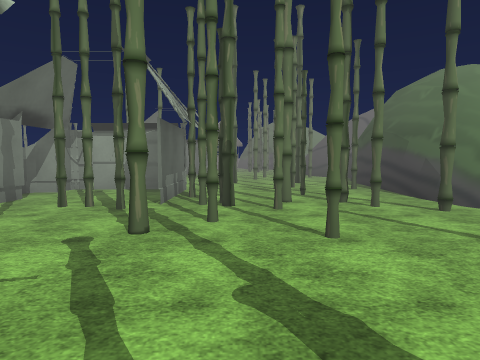
view 1 (above)

24 first-person views from a walk through a 3-D level made in the Unity game engine. The camera is 1.5 m above the floor, tilts 4° down and sees 75° across. The floor is counted in squares, 2.67 m on a side. Each view is taken from the middle of a square. On the plan, view 1 faces up. The plan holds only what a view shows up to about 9 squares ahead; the rest is blank. The place goes on beyond the plan. The terrain is drawn as flat ground. The player is left out. Some animated figures are not drawn. Some surface patterns are stand-ins.

view 2
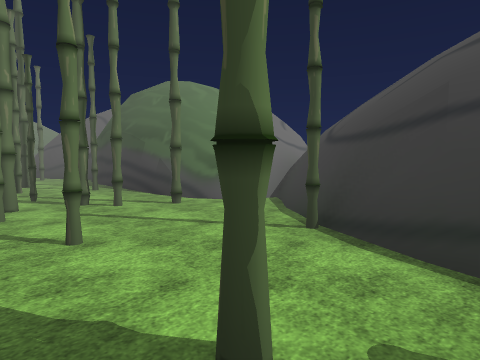

view 3
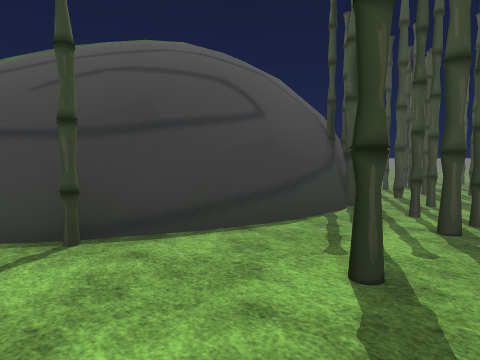

view 4
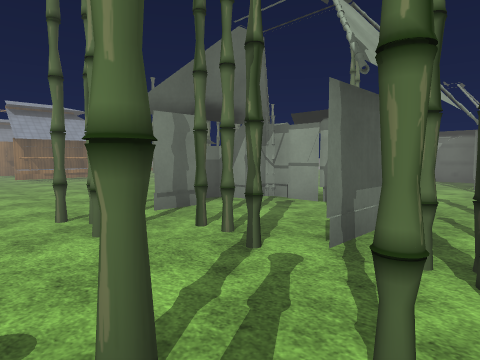

view 5
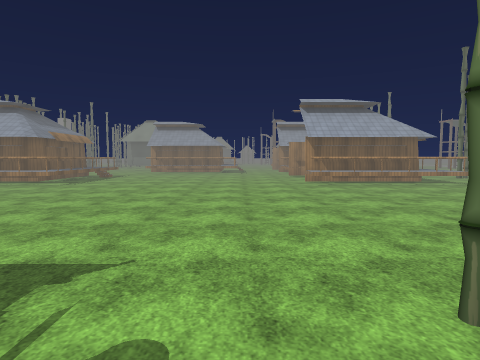

view 6
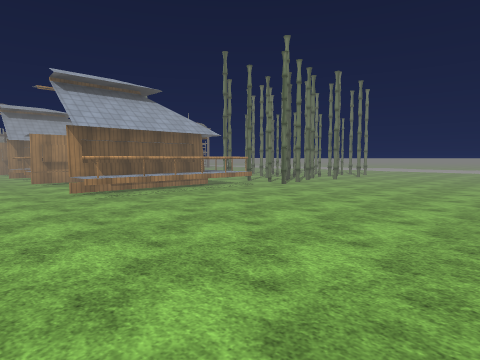

view 7
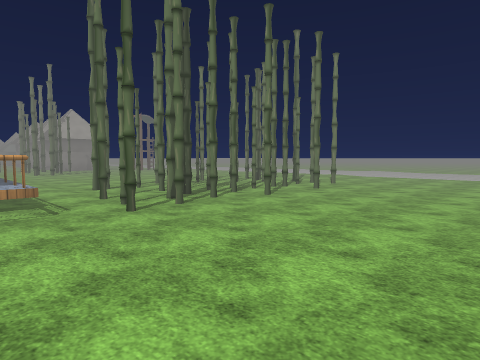

view 8
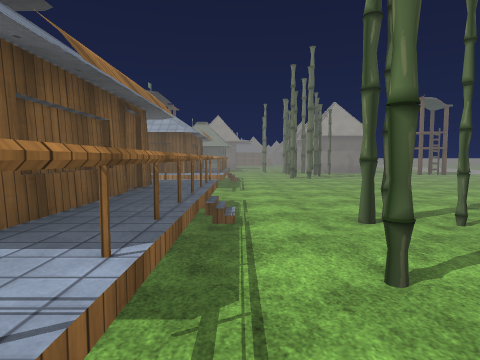

view 9
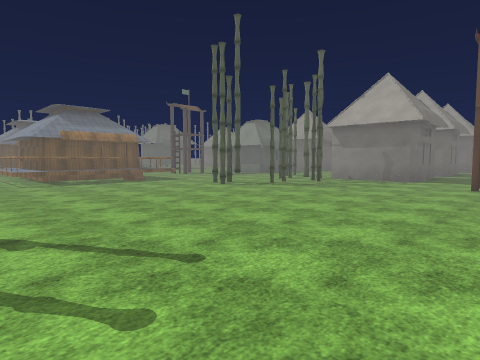

view 10
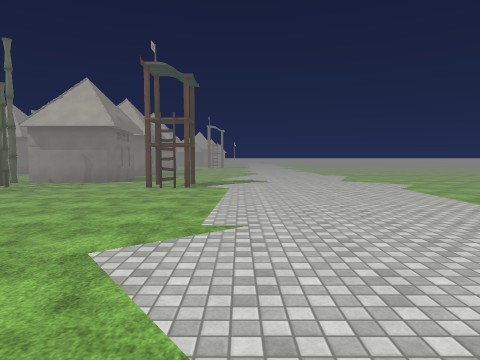

view 11
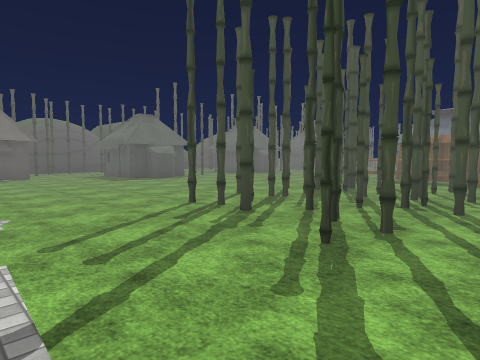

view 12
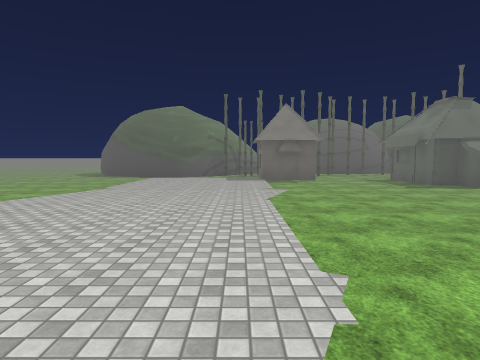

view 13
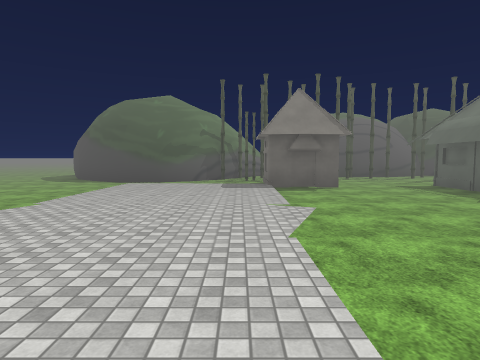

view 14
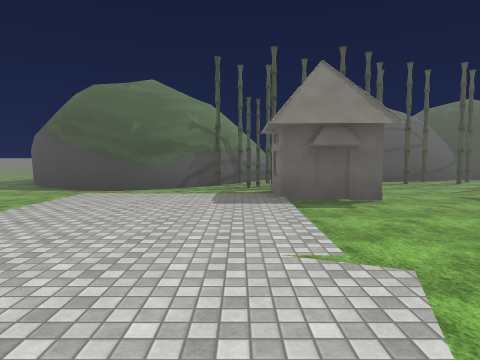

view 15
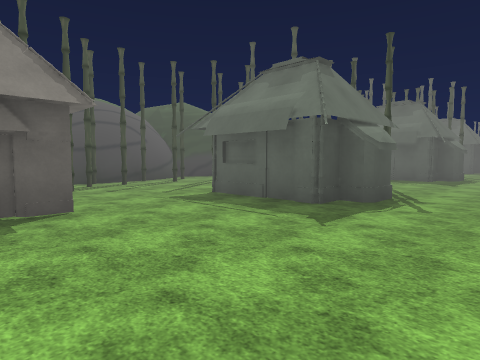

view 16
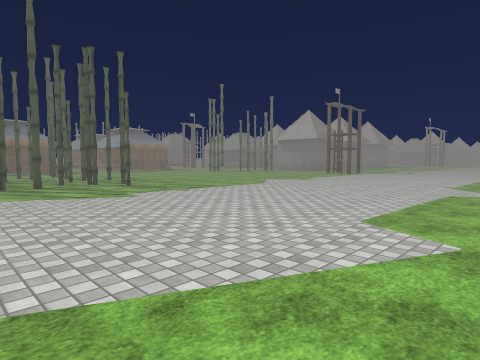

view 17
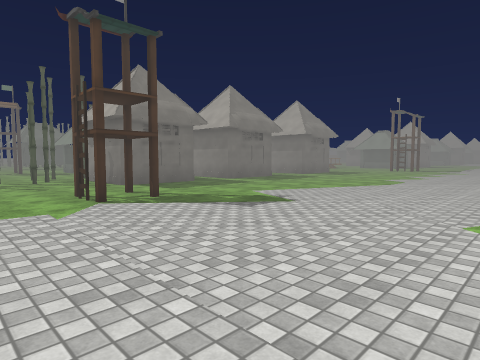

view 18
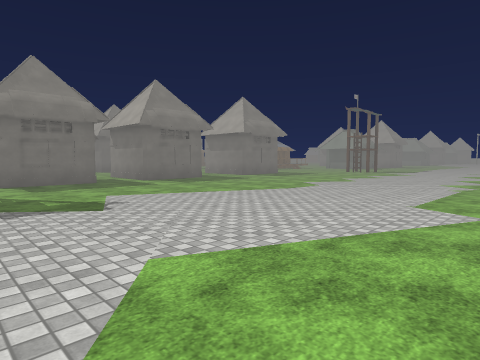

view 19
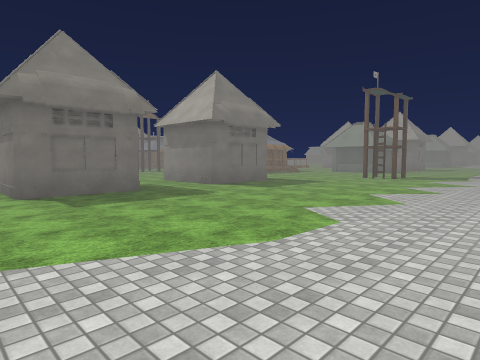

view 20
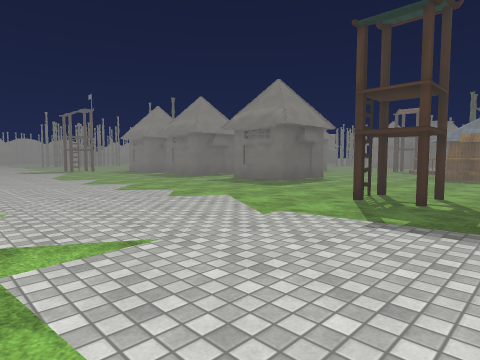

view 21
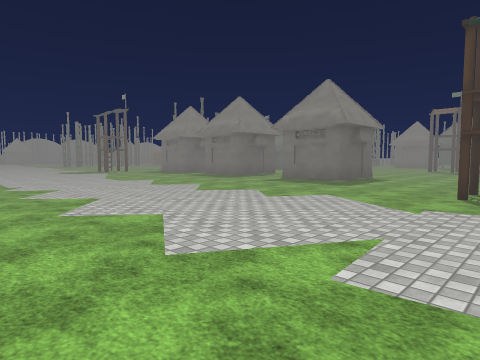

view 22
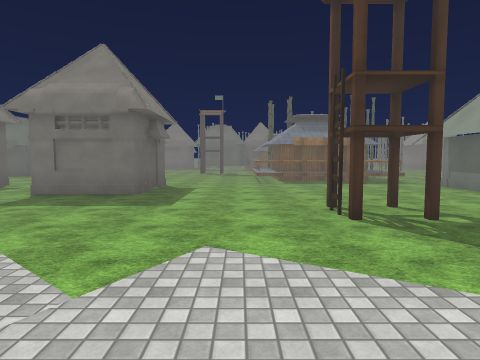

view 23
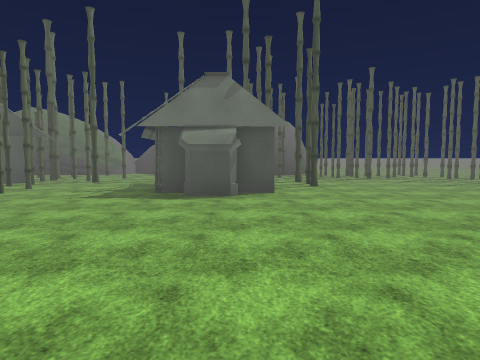

view 24
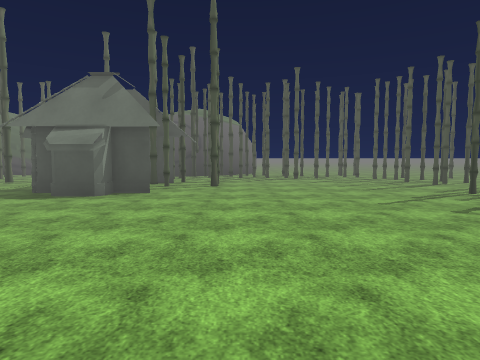

### Floor plan
Key: @ floor where view 1 was taken; # wall or solid block; x gap in a wall; . main floor; : floor 0.25 m higher than the main floor; / step, stairs or slope; = window, fence, low wall or low ledge; O other object.
Columns run from 33 left of view 1 to 5 right of it. Each row starts with its distance up from view 1.
 19  .....    .......    .....  ......#
 18 ////............///////://///....##
 17 ::/::...........::::::::::::::::/##
 16 ::/:............::::::::::::::::/.#
 15 .../...........///:://///:::::::/.###
 14 ..............O..../......../...OO###
 13 ..O...........O.......#..........O
 12 .....OO.#OO#OO........###.........#.
 11 .....O OO OO O........####....OOO.###
 10 .....O OO O  O#.......####....O.O.###
  9 ##=... ..    ##.#.....###.....O.O. ##
  8   #...        ..........#...... .# .#
  7                 ......=........ .####
  6                  ###.=###.....OOO ###
  5                    #.   #.....O O ###
  4                    #.#..#.....O#O######
  3                      .........##...####
  2                       ..........#...##
  1                       ............###
  0                       ........OOO@.#
 -1                       ........O.#x##
 -2                       ###.......#.##
 -3                       ###.........##
 -4                           ........##
 -5                            .......##
 -6                             ......##
 -7                               #####
 -8                                 ###
 -9                                  ..

Positions as (right, up) in squares from view 1, and headings:
1: (0, 0), facing up
2: (0, 0), facing up-right
3: (0, 2), facing down-right
4: (0, 2), facing up-left
5: (-2, 2), facing left
6: (-4, 2), facing up-left
7: (-5, 6), facing up-left
8: (-8, 7), facing left
9: (-12, 14), facing down-left
10: (-12, 15), facing left
11: (-12, 15), facing down-right
12: (-10, 15), facing right
13: (-8, 15), facing right
14: (-6, 15), facing right
15: (-5, 14), facing down-right
16: (-8, 19), facing down-left
17: (-17, 18), facing down-left
18: (-19, 19), facing down-left
19: (-22, 17), facing down-left
20: (-33, 18), facing down-right
21: (-32, 19), facing down-right
22: (-30, 17), facing down
23: (-8, -1), facing right
24: (-8, -3), facing right
